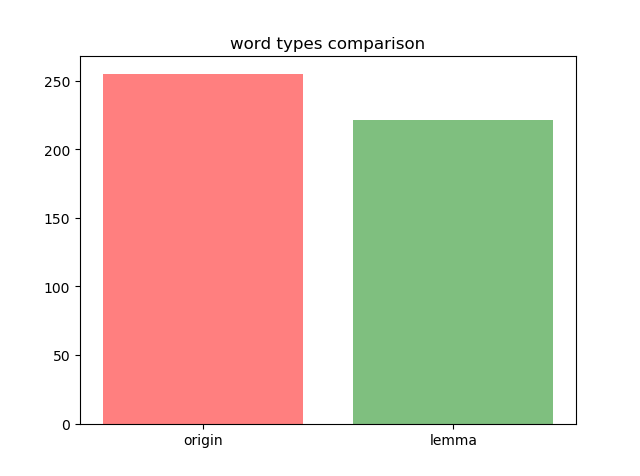

Generate this figure with Python:

import nltk
#nltk.download('wordnet')
from nltk.stem import WordNetLemmatizer
wordnet_lemmatizer = WordNetLemmatizer()
import matplotlib.pyplot as plt
import matplotlib as mpl
import spacy
nlp = spacy.load("en_core_web_sm")
def lemmatizeAndPrint(raw_list):
    print("{0:20}{1:20}".format("Word","Lemma"))
    lemma_list=[]
    for word in raw_list:
        #lemma=wordnet_lemmatizer.lemmatize(word)
        lemma=word.lemma_
        lemma_list.append(lemma)
        print ("{0:}  {1:}".format(word,lemma))

def countAndPlotTypes(raw_list):
    dic_lemma = {}
    for word in raw_list:
        lemma=word.lemma_
        #lemma=wordnet_lemmatizer.lemmatize(word)
        dic_lemma[lemma] =lemma
    name_list=["origin","lemma"]
    num_list=[len(raw_list),len(dic_lemma)]
    print(num_list)
    plt.bar(range(len(num_list)), num_list, color='rgb', tick_label=name_list,alpha=0.5)
    plt.title('word types comparison') 
    plt.show()

if __name__ == "__main__":
    #raw_list=[]
    with open('sorted_types.txt','r') as f:
        line = f.read().strip()
        raw_list = nlp(line.replace('\n',' '))

    lemmatizeAndPrint(raw_list)
    countAndPlotTypes(raw_list)
    #nltk.corpus.gutenberg.fileids()
